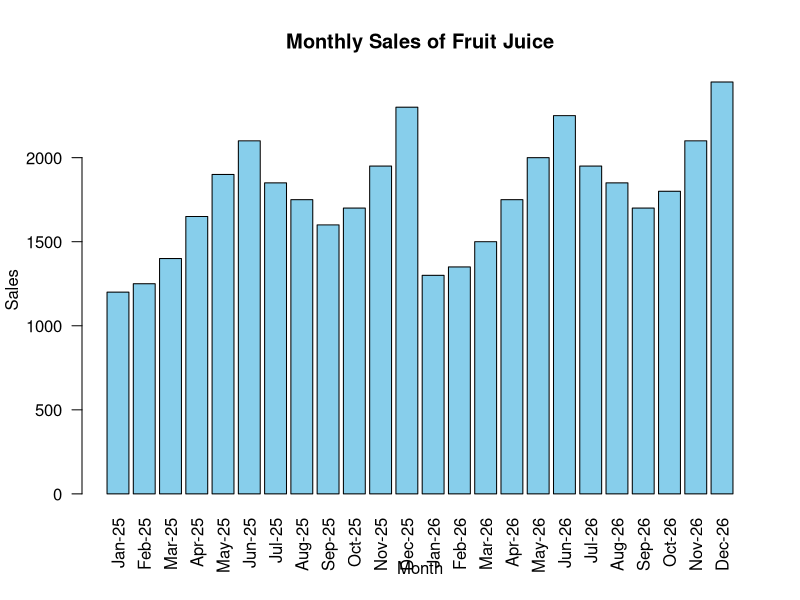
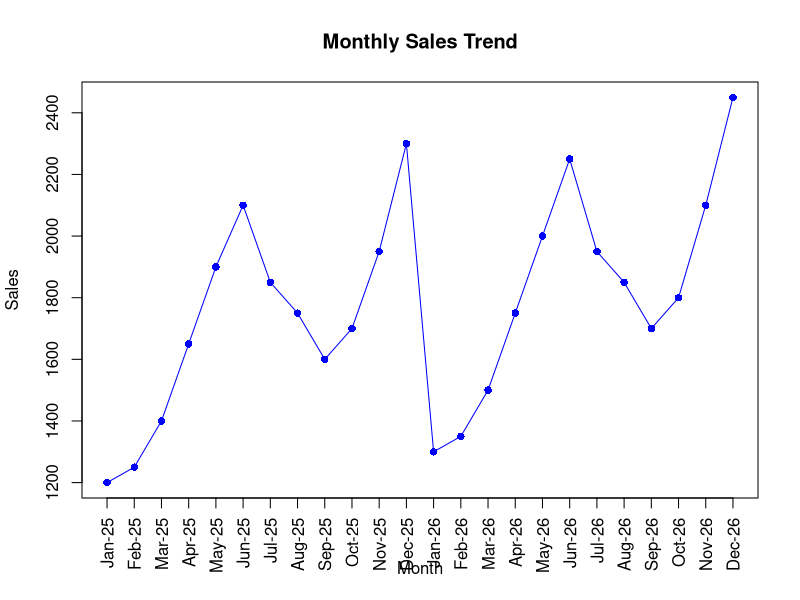
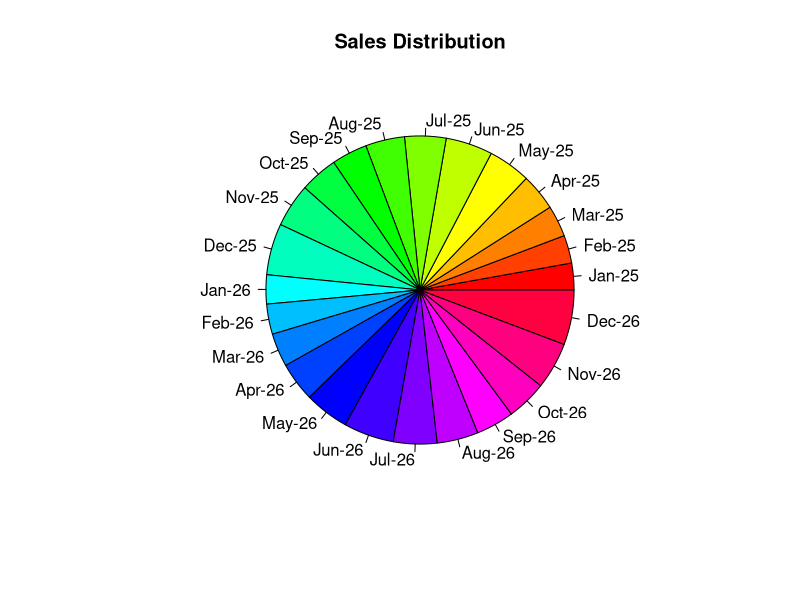
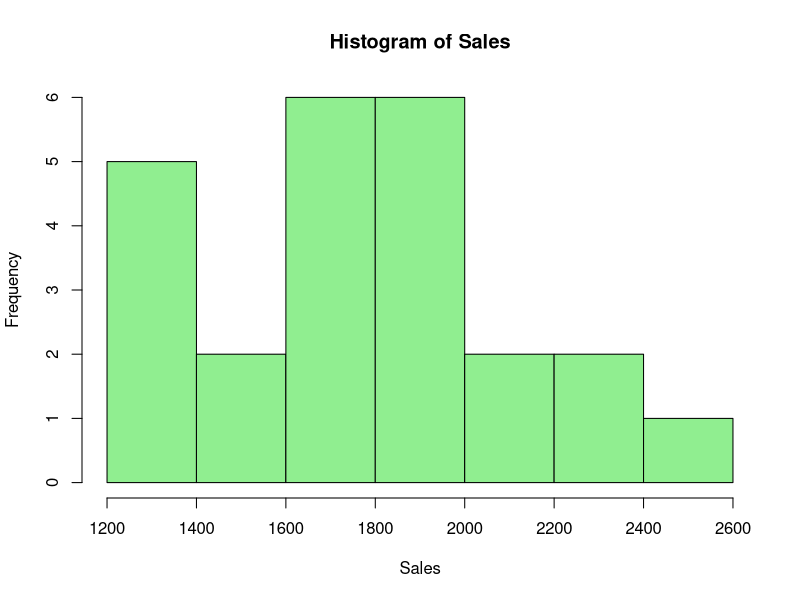
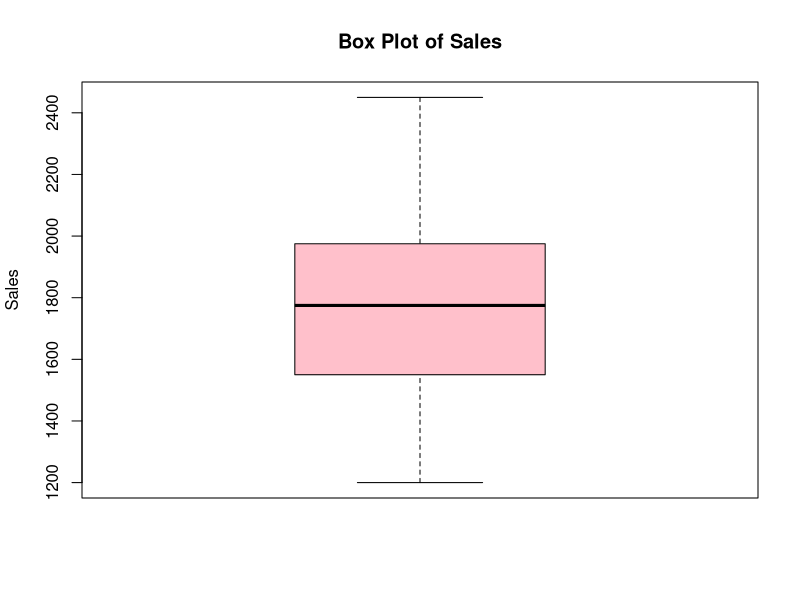
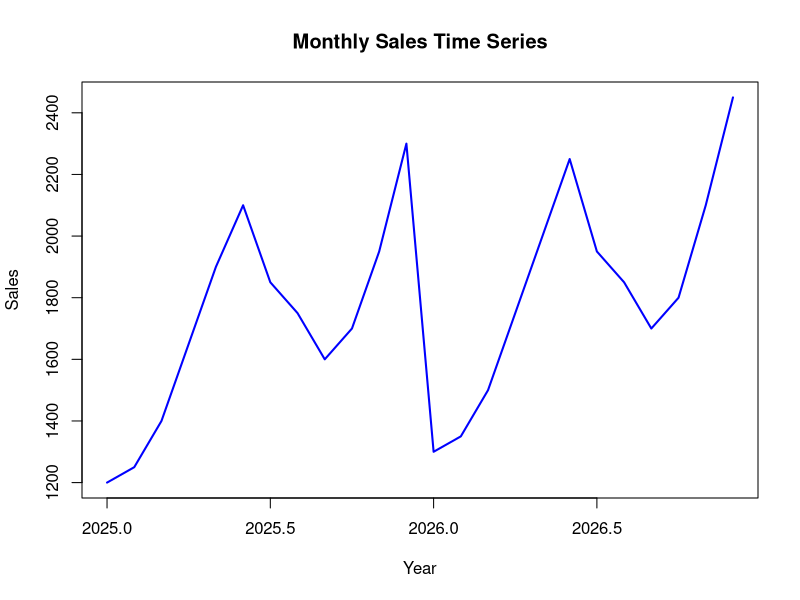
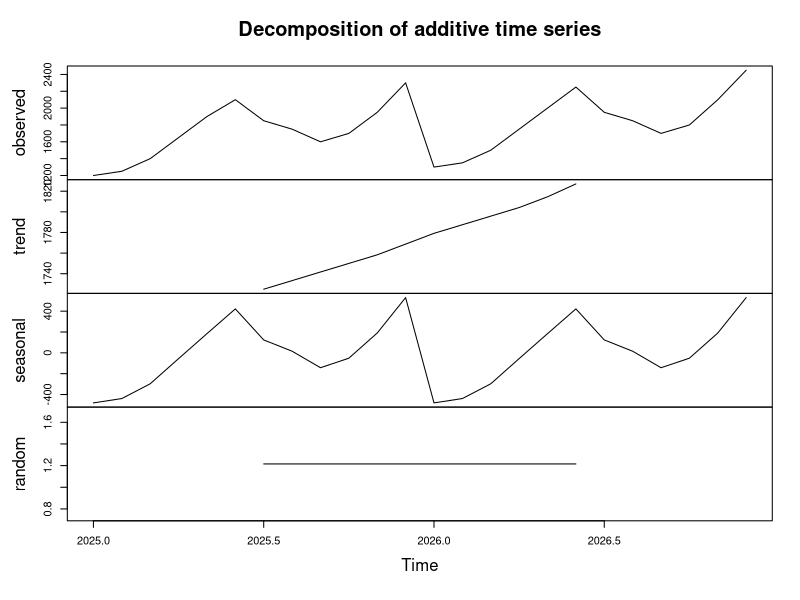
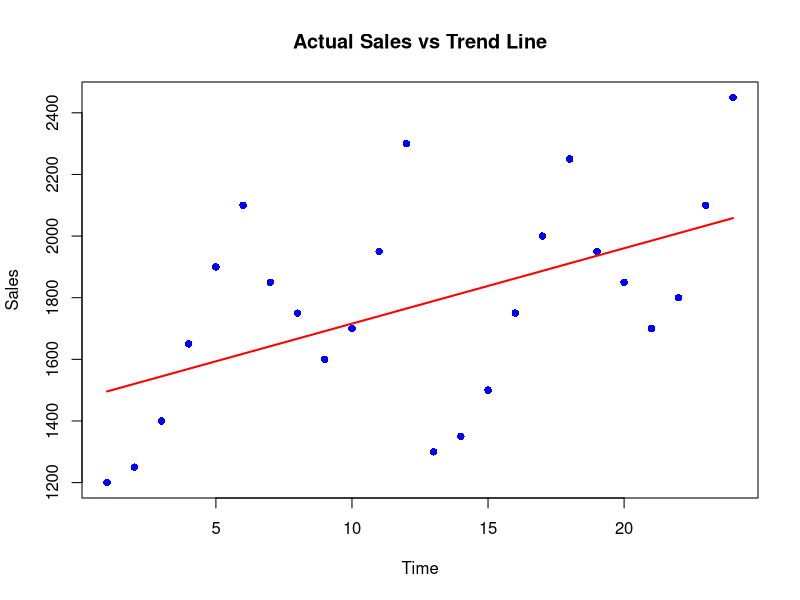

Generate these figures, in order, with R:
# BUSINESS FORECASTING USING R
# Datasets

Month <- c("Jan-25","Feb-25","Mar-25","Apr-25","May-25","Jun-25",
           "Jul-25","Aug-25","Sep-25","Oct-25","Nov-25","Dec-25",
           "Jan-26","Feb-26","Mar-26","Apr-26","May-26","Jun-26",
           "Jul-26","Aug-26","Sep-26","Oct-26","Nov-26","Dec-26")

Sales <- c(1200,1250,1400,1650,1900,2100,
           1850,1750,1600,1700,1950,2300,
           1300,1350,1500,1750,2000,2250,
           1950,1850,1700,1800,2100,2450)

# TASK 1 : DATA COLLECTION & PRESENTATION
sales_data <- data.frame(Month, Sales)

cat("Complete Dataset\n")
print(sales_data)


cat("\nStructure of Dataset\n")
str(sales_data)

cat("\nSummary Statistics\n")
print(summary(sales_data))

cat("\nFirst Five Records\n")
print(head(sales_data, 5))

cat("\nLast Five Records\n")
print(tail(sales_data, 5))

# TASK 2 : DESCRIPTIVE STATISTICS
cat("\nTotal Sales =", sum(Sales))

cat("\nAverage Sales =", mean(Sales))

cat("\nMedian Sales =", median(Sales))

cat("\nMaximum Sales =", max(Sales))

cat("\nMinimum Sales =", min(Sales))

cat("\nStandard Deviation =", sd(Sales))

cat("\nVariance =", var(Sales))

cat("\nRange = ")
print(range(Sales))

# TASK 3 : DATA VISUALIZATION

# 1. Bar Chart

barplot(Sales,
        names.arg=Month,
        col="skyblue",
        main="Monthly Sales of Fruit Juice",
        xlab="Month",
        ylab="Sales",
        las=2)

# 2. Line Chart

plot(Sales,
     type="o",
     col="blue",
     pch=16,
     xaxt="n",
     main="Monthly Sales Trend",
     xlab="Month",
     ylab="Sales")

axis(1,at=1:length(Month),labels=Month,las=2)

# 3. Pie Chart

pie(Sales,
    labels=Month,
    col=rainbow(24),
    main="Sales Distribution")

# 4. Histogram

hist(Sales,
     col="lightgreen",
     main="Histogram of Sales",
     xlab="Sales",
     ylab="Frequency")

# 5. Box Plot

boxplot(Sales,
        col="pink",
        main="Box Plot of Sales",
        ylab="Sales")


# TASK 4 : COMPONENTS OF TIME SERIES
# Create Time Series Object
sales_ts <- ts(Sales, start=c(2025,1), frequency=12)

# Display Time Series
print(sales_ts)

# Plot Time Series
plot(sales_ts,
     main="Monthly Sales Time Series",
     xlab="Year",
     ylab="Sales",
     col="blue",
     lwd=2)

# Decompose Time Series
decomp <- decompose(sales_ts)

# Plot Components
plot(decomp)

# TASK 5 : MOVING AVERAGE

# 3-Month Simple Moving Average
SMA3 <- stats::filter(Sales, rep(1/3,3), sides=1)

cat("\n3-Month Moving Average\n")
print(SMA3)

# 4-Month Simple Moving Average
SMA4 <- stats::filter(Sales, rep(1/4,4), sides=1)

cat("\n4-Month Moving Average\n")
print(SMA4)

# Weighted Moving Average
weights <- c(0.2,0.3,0.5)

WMA <- rep(NA, length(Sales))

for(i in 3:length(Sales))
{
  WMA[i] <- Sales[i-2]*0.2 +
    Sales[i-1]*0.3 +
    Sales[i]*0.5
}

cat("\nWeighted Moving Average\n")
print(WMA)

# Forecast Next Month
forecast <- Sales[22]*0.2 +
  Sales[23]*0.3 +
  Sales[24]*0.5

cat("\nForecast for Next Month =", forecast)

# TASK 6 : TREND ANALYSIS

# Create Time Variable
Time <- 1:length(Sales)

# Linear Regression Model
trend_model <- lm(Sales ~ Time)

# Model Summary
summary(trend_model)

# Regression Equation
cat("\nIntercept =", coef(trend_model)[1])

cat("\nSlope =", coef(trend_model)[2])

# Predict January 2027
predict(trend_model,
        newdata=data.frame(Time=25))

# Trend Values
trend <- predict(trend_model)

# Plot Actual Sales
plot(Time, Sales,
     pch=16,
     col="blue",
     xlab="Time",
     ylab="Sales",
     main="Actual Sales vs Trend Line")

# Add Trend Line
lines(Time,
      trend,
      col="red",
      lwd=2)


# TASK 7 : SEASONAL VARIATION

# Arrange data Quarter-wise
Quarter <- rep(c("Q1","Q2","Q3","Q4"), each=3, times=2)

sales_data <- data.frame(Month, Quarter, Sales)

print(sales_data)

# Overall Average
overall_avg <- mean(Sales)
cat("\nOverall Average =", overall_avg)

# Seasonal Average
seasonal_avg <- aggregate(Sales ~ Quarter,
                          data=sales_data,
                          mean)

cat("\nSeasonal Average\n")
print(seasonal_avg)

# Seasonal Index
seasonal_avg$Seasonal_Index <-
  (seasonal_avg$Sales / overall_avg) * 100

cat("\nSeasonal Index\n")
print(seasonal_avg)

# Quarter with Maximum Demand
max_quarter <-
  seasonal_avg$Quarter[which.max(seasonal_avg$Seasonal_Index)]

cat("\nQuarter with Highest Demand =", max_quarter)

# TASK 8 : BUSINESS INTERPRETATION

# Highest Sales Month
highest_month <- Month[which.max(Sales)]
highest_sales <- max(Sales)

cat("\nHighest Sales Month =", highest_month)
cat("\nHighest Sales =", highest_sales)

# Lowest Sales Month
lowest_month <- Month[which.min(Sales)]
lowest_sales <- min(Sales)

cat("\nLowest Sales Month =", lowest_month)
cat("\nLowest Sales =", lowest_sales)

# Sales Trend
cat("\nSales Trend : Increasing")

# Highest Seasonal Index
highest_index <-
  seasonal_avg$Quarter[which.max(seasonal_avg$Seasonal_Index)]

cat("\nHighest Seasonal Index Quarter =",
    highest_index)

# Forecast Next Month using Weighted Moving Average
forecast <- Sales[22]*0.2 +
  Sales[23]*0.3 +
  Sales[24]*0.5

cat("\nForecast Next Month Sales =", forecast)

# BUSINESS DECISIONS

cat("\n\nBusiness Decisions\n")

cat("\n1. Increase inventory before high-demand season.")

cat("\n2. Offer discounts during low-sales months.")

cat("\n3. Improve marketing and promotional campaigns to increase overall sales.")
